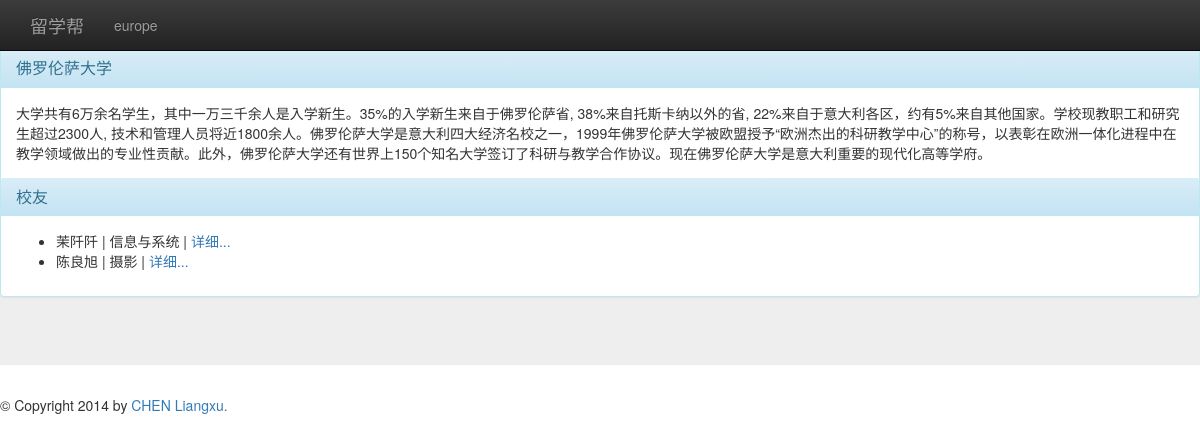
Page /school/9/ on the committed database.
### student/models.py (models this page shows, shortened)
class School(models.Model):
    name_local = models.CharField(max_length=200, null=True)
    name_cn = models.CharField(max_length=200)
    adress = models.CharField(max_length=200, null=True)
    country = models.CharField(max_length=2,
                               choices=constant.COUNTRY_CHOICES,
                               null=True)
    city = models.CharField(max_length=50, null=True)
    code_postal = models.CharField(max_length=10, null=True)
    site = models.CharField(max_length=200, null=True)
    is_active = models.BooleanField(default=False)
    detail = models.TextField()

class Situation_school(models.Model):
    date_end = models.DateField(null=True)
    date_start = models.DateField()
    specialty = models.ForeignKey('Specialty')
    school = models.ForeignKey('School')
    student = models.ForeignKey('Student')
    is_end = models.BooleanField(default=True)
    is_pub = models.BooleanField(default=True)

class Student(models.Model):
    user= models.OneToOneField(User)
    name_cn = models.CharField(max_length=30, default='')
    telephone_protable = models.CharField(max_length=16)
    adress = models.CharField(max_length=200, null=True)
    country = models.CharField(max_length=2,
                               choices=constant.COUNTRY_CHOICES,
                               null=True)
    city = models.CharField(max_length=50, null=True)
    code_postal = models.CharField(max_length=10, null=True)
    gender = models. BooleanField(choices=constant.GENDER, default=True)
    date_naissance = models.DateField(null=True)
    year_in_school = models.CharField(max_length=3,
                                      choices=constant.YEAR_IN_SCHOOL_CHOICES,
                                      default=constant.FRESHMAN)
    qq_link = models.CharField(max_length=30, null=True)
    site = models.URLField(null=True)
    facebook_link = models.URLField(null=True)

class Specialty(models.Model):
    name_local = models.CharField(max_length=200)
    name_cn = models.CharField(max_length=200)
    detail = models.TextField()
    specialty_type = models.CharField(max_length=2,
                               choices=constant.SPECIALTY_TYPE_CHOICES,
                               null=True)

### student/views.py (the view)
# urls.py: url(r'^school/(?P<school_id>\d+)/$', 'student.views.school_detail', name='school_detail'),
def school_detail(request, school_id):
    content = {}
    school = get_object_or_404(School, pk=school_id)
    content['contient'] = find_contient(school.country)
    if school:
        content['school'] = school
        situations = Situation_school.objects.filter(school=school_id)
        if situations:
            content['situations'] = situations
    return render(request, 'school_detail.html', content)

### student/views.py (called while the page is built, shortened)
def find_contient(country):
    if country in constant.LIST_COUNTRY_EUROPE:
        return 'europe'

### student/templates/school_detail.html (shortened to what this page needs)
{% extends "base.html" %}
{% block nav %}
<ul class="nav navbar-nav">
<li><a href="{% url 'school' contient %}">{{ contient }}</a></li>
</ul>
{% endblock %}
{% block content %}
<div class="jumbotron" id="news">
<div class="panel panel-info">
    <div class="panel-heading">
      <h3 class="panel-title">{{ school.name_cn }}</h3>
    </div>
    <div class="panel-body">
      {{ school.detail }}
    </div>
    {% if situations %}
    <div class="panel-heading">
    	<h3 class="panel-title">校友</h3>
    </div>
    <div class="panel-body">
    <ul>
      {% for situation in situations %}
      		<li>{{ situation.student.name_cn }} | {{ situation.specialty.name_cn }} | <a href="{% url 'student_detail' situation.student.id %}">详细...</a></li>
      {% endfor %}
     </ul>
    </div>
    {% endif %}
</div>
</div>
{% endblock %}

### rows in the picture
School: name_cn "佛罗伦萨大学", detail "大学共有6万余名学生，其中一万三千余人是入学新生。35%的入学新生来自于佛罗伦萨省, 38%来自托斯卡纳以外的省, 22%来自于意大利各区，约有5%来自其他国家。学校现教职工和研究生超过2300人, 技术和管理人员将近1800余人。佛罗伦萨大学是意大利四大经济名校之一，1999年佛罗伦萨大学被欧盟授予“欧洲杰出的科研教学中心”的称号，以表彰在欧洲一体化进程中在教学领域做出的专业性贡献。此外，佛罗伦萨大学还有世界上150个知名大学签订了科研与教学合作协议。现在佛罗伦萨大学是意大利重要的现代化高等学府。"
Situation_school: student.name_cn "茉阡阡", specialty.name_cn "信息与系统"
Situation_school: student.name_cn "陈良旭", specialty.name_cn "摄影"

### other values in the picture
{{ contient }} "europe"
